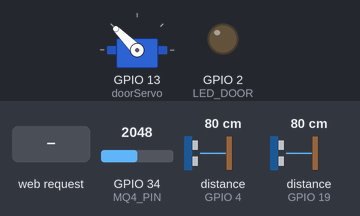
A sketch run on a simulated ESP32. On the bench: servo, output pins drawn as LEDs (lit = HIGH). Wiring (inferred from the names in the program): ultrasonic range finder: trigger GPIO 18; echo GPIO 19. Dashed ring = blinking. The test bench sets the inputs (shaded band); at power-on: distance to the obstacle (sensors on GPIO 19, GPIO 4) 80 cm, GPIO 34 (MQ4_PIN) = 2048. The echo pulse lasts 58.3 µs per cm; WiFi joins after 1.5 s; servers stay silent unless stated; pins used as bus, display or sensor lines are not drawn; what the sketch prints to the serial monitor is not drawn.

Above: at 3.0 s.
3.1 s: distance to the obstacle (sensor on GPIO 19) set to 53 cm
6.7 s: distance to the obstacle (sensor on GPIO 19) set to 45 cm
At 6.98 s:
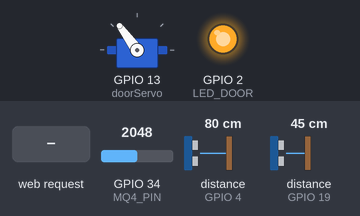
At 9.7 s:
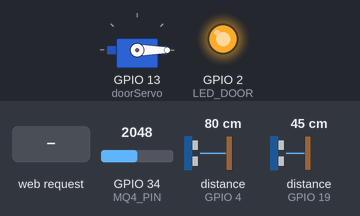
10.2 s: HTTP request GET /health received
At 14.13 s:
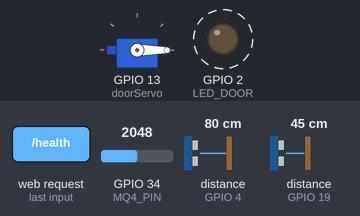
17.0 s: distance to the obstacle (sensor on GPIO 4) set to 120 cm
Timing chart, 0 to 21.5 s (numbered marks = the images above; inputs shaded):
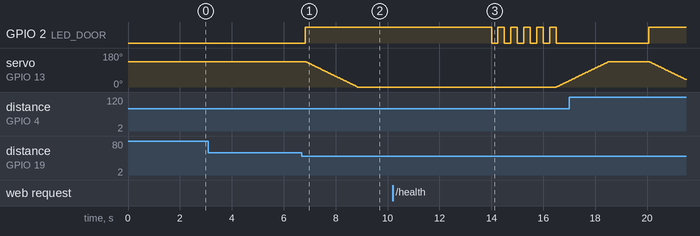

The sketch:

smartbin.ino
```cpp
#include <WiFi.h>
#include <Firebase_ESP_Client.h>
#include <WebServer.h>
#include <ArduinoJson.h>
#include <ESP32Servo.h>

#include <addons/TokenHelper.h>
#include <addons/RTDBHelper.h>

// WiFi & Firebase creds
#define WIFI_SSID "<WIFI SSID>"
#define WIFI_PASS "<WIFI PASSWORD>"
#define DB_URL "<FIREBASE DB URL>"
#define API_KEY " <FIREBASE API KEY>"

// Pin setup
#define TRIG_BIN 5
#define ECHO_BIN 4
#define TRIG_USER 18
#define ECHO_USER 19
#define MQ4_PIN 34
#define LED_DOOR 2

FirebaseData fbdo;
FirebaseAuth auth;
FirebaseConfig cfg;
WebServer server(80);

Servo doorServo; // Create a Servo object for the bin door

unsigned long lastUpdate = 0;
const int UPDATE_INTERVAL = 5000;

float doorCloseTime = 5;
float binDepth = 27.29;

int speedDelay = 15;
int currentAngle = 135;
int targetAngle = 135;

void moveServoSmoothly(int target)
{
  int step = (target > currentAngle) ? 1 : -1;
  while (currentAngle != target)
  {
    currentAngle += step;
    doorServo.write(currentAngle);
    delay(speedDelay);
  }
}

void updateConnectionInfo()
{
  FirebaseJson json;
  json.set("ip_address", WiFi.localIP().toString());
  json.set("ssid", WIFI_SSID);
  json.set("password", WIFI_PASS);

  if (Firebase.RTDB.setJSON(&fbdo, "/connection", &json))
  {
    Serial.println("📡 Connection info updated in Firebase");
  }
  else
  {
    Serial.print("❌ Failed to update connection info: ");
    Serial.println(fbdo.errorReason());
  }
}

void setup()
{
  Serial.begin(115200);

  pinMode(TRIG_BIN, OUTPUT);
  pinMode(ECHO_BIN, INPUT);
  pinMode(TRIG_USER, OUTPUT);
  pinMode(ECHO_USER, INPUT);
  pinMode(MQ4_PIN, INPUT);
  pinMode(LED_DOOR, OUTPUT);
  digitalWrite(LED_DOOR, LOW);

  doorServo.attach(13);
  doorServo.write(135);

  WiFi.begin(WIFI_SSID, WIFI_PASS);
  Serial.print("WiFi");
  while (WiFi.status() != WL_CONNECTED)
  {
    delay(500);
    Serial.print(".");
  }
  Serial.println(" ✅ Connected!");

  cfg.api_key = API_KEY;
  cfg.database_url = DB_URL;
  Firebase.signUp(&cfg, &auth, "", "");
  Firebase.begin(&cfg, &auth);
  Firebase.reconnectWiFi(true);

  // Update connection info in Firebase
  updateConnectionInfo();

  server.on("/", handleRoot);
  server.on("/health", handleHealth);
  server.on("/update-door-time", handleUpdateDoorTime);
  server.on("/update-bin-height", handleUpdateBinHeight);
  server.on("/update-motor-speed", handleUpdateMotorSpeed);
  server.begin();
  Serial.println("🌐 WebServer started on port 80");

  // Fetch current config from Firebase
  fetchConfig();
}

float readDistance(int trig, int echo)
{
  digitalWrite(trig, LOW);
  delayMicroseconds(2);
  digitalWrite(trig, HIGH);
  delayMicroseconds(10);
  digitalWrite(trig, LOW);
  long d = pulseIn(echo, HIGH, 30000); // timeout 30ms
  return (d == 0) ? -1 : (d * 0.0343) / 2.0;
}

float binLevel()
{
  const float sensorHeightOffset = 2.0;
  const float emptyBinThreshold = 2.0;

  float distance = readDistance(TRIG_BIN, ECHO_BIN);

  if (distance < 0 || distance > (binDepth + sensorHeightOffset))
  {
    return binDepth;
  }

  float adjustedDistance = distance - sensorHeightOffset;

  // Treat distances close to binDepth as an empty bin
  if (adjustedDistance >= (binDepth - emptyBinThreshold))
  {
    return binDepth; // Bin is empty
  }

  return adjustedDistance < 0 ? 0 : adjustedDistance;
}

bool userNear()
{
  float d = readDistance(TRIG_USER, ECHO_USER);
  return (d > 0 && d < 50);
}

int getGasAvg()
{
  int sum = 0;
  for (int i = 0; i < 10; i++)
  {
    sum += analogRead(MQ4_PIN);
    delay(5);
  }
  return sum / 10;
}

void sendData(float rem, float pct, bool isLidOpen, int gas)
{
  FirebaseJson json;
  json.set("bin_precentage", pct);
  json.set("remaining_cm", rem);
  json.set("userDetect", isLidOpen ? 1 : 0);
  json.set("gas_level", gas);
  json.set("isFull", pct >= 85 ? 1 : 0);

  if (Firebase.RTDB.setJSON(&fbdo, "/SmartBin", &json))
  {
    Serial.println("📤 Firebase updated");
  }
  else
  {
    Serial.print("❌ Firebase fail: ");
    Serial.println(fbdo.errorReason());
  }
}

void handleRoot()
{
  server.send(200, "text/plain", "Smart Bin Web Interface 🌍");
}

void handleHealth()
{
  DynamicJsonDocument doc(256);

  float bin = readDistance(TRIG_BIN, ECHO_BIN);
  float user = readDistance(TRIG_USER, ECHO_USER);
  int gas = getGasAvg();

  doc["bin_sensor"] = (bin > 0 && bin < 100) ? "OK" : "FAIL";
  doc["user_sensor"] = (user > 0 && user < 100) ? "OK" : "FAIL";
  doc["gas_sensor"] = (gas > 100 && gas < 4095) ? "OK" : "FAIL";
  doc["servo_motor"] = doorServo.attached() ? "OK" : "FAIL";

  String json;
  serializeJson(doc, json);
  server.send(200, "application/json", json);

  Serial.println("📡 /health requested:");
  Serial.println(json);
}

void fetchConfig()
{
  FirebaseData configData;
  FirebaseJson json;

  if (Firebase.RTDB.getJSON(&configData, "/config", &json))
  {
    // These lines extract values from FirebaseJson safely
    FirebaseJsonData result;

    if (json.get(result, "door_close_time") && result.success)
    {
      doorCloseTime = result.to<float>();
    }

    if (json.get(result, "bin_depth") && result.success)
    {
      binDepth = result.to<float>();
    }

    if (json.get(result, "motor_speed") && result.success)
    {
      speedDelay = result.to<int>();
    }

    Serial.printf("Fetched config - Door Close Time: %.2f, Bin Depth: %.2f, Motor Speed: %d\n", doorCloseTime, binDepth, speedDelay);
  }
  else
  {
    Serial.println("Failed to fetch config from Firebase");
  }
}

void handleUpdateDoorTime()
{
  if (server.method() == HTTP_POST)
  {
    DynamicJsonDocument doc(256);
    DeserializationError error = deserializeJson(doc, server.arg("plain"));

    if (error)
    {
      Serial.println("❌ Failed to parse JSON");
      server.send(400, "text/plain", "Invalid JSON");
      return;
    }

    if (doc.containsKey("door_close_time"))
    {
      doorCloseTime = doc["door_close_time"];

      FirebaseJson configJson;
      configJson.set("door_close_time", doorCloseTime);
      configJson.set("bin_depth", binDepth);
      configJson.set("motor_speed", speedDelay);

      if (Firebase.RTDB.setJSON(&fbdo, "/config", &configJson))
      {
        Serial.println("✅ Door close time updated");
        server.send(200, "text/plain", "Door close time updated");
      }
      else
      {
        Serial.println("❌ Failed to update door close time in Firebase");
        server.send(500, "text/plain", "Failed to update door close time in Firebase");
      }
    }
    else
    {
      server.send(400, "text/plain", "Missing door_close_time");
    }
  }
  else
  {
    server.send(405, "text/plain", "Method Not Allowed");
  }
}

void handleUpdateBinHeight()
{
  if (server.method() == HTTP_POST)
  {
    DynamicJsonDocument doc(256);
    DeserializationError error = deserializeJson(doc, server.arg("plain"));

    if (error)
    {
      Serial.println("❌ Failed to parse JSON");
      server.send(400, "text/plain", "Invalid JSON");
      return;
    }

    if (doc.containsKey("bin_depth"))
    {
      binDepth = doc["bin_depth"];

      FirebaseJson configJson;
      configJson.set("door_close_time", doorCloseTime);
      configJson.set("bin_depth", binDepth);
      configJson.set("motor_speed", speedDelay);

      if (Firebase.RTDB.setJSON(&fbdo, "/config", &configJson))
      {
        Serial.println("✅ Bin depth updated");
        server.send(200, "text/plain", "Bin depth updated");
      }
      else
      {
        Serial.println("❌ Failed to update bin depth in Firebase");
        server.send(500, "text/plain", "Failed to update bin depth in Firebase");
      }
    }
    else
    {
      server.send(400, "text/plain", "Missing bin_depth");
    }
  }
  else
  {
    server.send(405, "text/plain", "Method Not Allowed");
  }
}

void handleUpdateMotorSpeed()
{
  if (server.method() == HTTP_POST)
  {
    DynamicJsonDocument doc(256);
    DeserializationError error = deserializeJson(doc, server.arg("plain"));

    if (error)
    {
      Serial.println("❌ Failed to parse JSON");
      server.send(400, "text/plain", "Invalid JSON");
      return;
    }

    if (doc.containsKey("motor_speed"))
    {
      int motorSpeed = doc["motor_speed"];

      if (motorSpeed < 5 || motorSpeed > 50)
      {
        server.send(400, "text/plain", "Invalid motor speed value. Must be between 5 and 50.");
        return;
      }

      speedDelay = motorSpeed; // Update the speed delay

      FirebaseJson configJson;
      configJson.set("door_close_time", doorCloseTime);
      configJson.set("bin_depth", binDepth);
      configJson.set("motor_speed", speedDelay);

      if (Firebase.RTDB.setJSON(&fbdo, "/config", &configJson))
      {
        Serial.printf("✅ Motor speed updated to delay: %d ms\n", speedDelay);
        server.send(200, "text/plain", "Motor speed updated!");
      }
      else
      {
        Serial.println("❌ Failed to update motor speed in Firebase");
        server.send(500, "text/plain", "Failed to update motor speed in Firebase");
      }
    }
    else
    {
      server.send(400, "text/plain", "Missing motor_speed");
    }
  }
  else
  {
    server.send(405, "text/plain", "Method Not Allowed");
  }
}

void loop()
{
  server.handleClient();

  bool user = userNear();
  int gas = getGasAvg();

  if (user)
  {
    Serial.println("🟢 Door open start");
    digitalWrite(LED_DOOR, HIGH);
    targetAngle = 0; // Open the door
    moveServoSmoothly(targetAngle);

    Serial.println("🟡 Skipping Firebase update, door opened");
    sendData(-1, -1, true, gas);

    delay(5000);

    Serial.println("⚠️ Door closing soon...");
    for (int i = doorCloseTime; i > 0; i--)
    {
      Serial.printf("⏳ Closing in %d...\n", i);

      if (i <= 5) // Blink the light in the last 5 seconds
      {
        digitalWrite(LED_DOOR, LOW);
        delay(250);
        digitalWrite(LED_DOOR, HIGH);
        delay(250);
      }
      else
      {
        delay(1000);
      }
    }

    Serial.println("🔴 Door closed");
    digitalWrite(LED_DOOR, LOW);
    targetAngle = 135;
    moveServoSmoothly(targetAngle);

    // Update bin level after the door is closed
    float raw = binLevel();
    float rem = raw > binDepth ? 0 : raw;
    float pct = ((binDepth - rem) / binDepth) * 100.0;
    pct = constrain(pct, 0, 100);

    sendData(rem, pct, false, gas);
    delay(1000);
  }
  else
  {
    digitalWrite(LED_DOOR, LOW);
  }

  if (millis() - lastUpdate > UPDATE_INTERVAL)
  {
    lastUpdate = millis();
    float raw = binLevel();
    float rem = raw > binDepth ? 0 : raw;
    float pct = ((binDepth - rem) / binDepth) * 100.0;
    pct = constrain(pct, 0, 100);

    Serial.printf("📊 Bin: %.1fcm (%.1f%%) | User: %d | Gas: %d | Door Close Time: %.2f | Bin Depth: %.2f\n", rem, pct, user, gas, doorCloseTime, binDepth);
    sendData(rem, pct, false, gas);
  }

  delay(100);
}
```

Measured:
- the behaviour switches between 51 and 50 cm on distance to the obstacle (sensor on GPIO 19) (found by bisection; images 0 and 1)
- after the input at 3.1 s, every drawn part: stays the same
- after the input at 6.7 s, GPIO 2 (LED_DOOR): LOW → HIGH after 0.13 s; servo on GPIO 13 (doorServo): moves from 135° to 0° over 2.0 s, starting after 0.13 s
